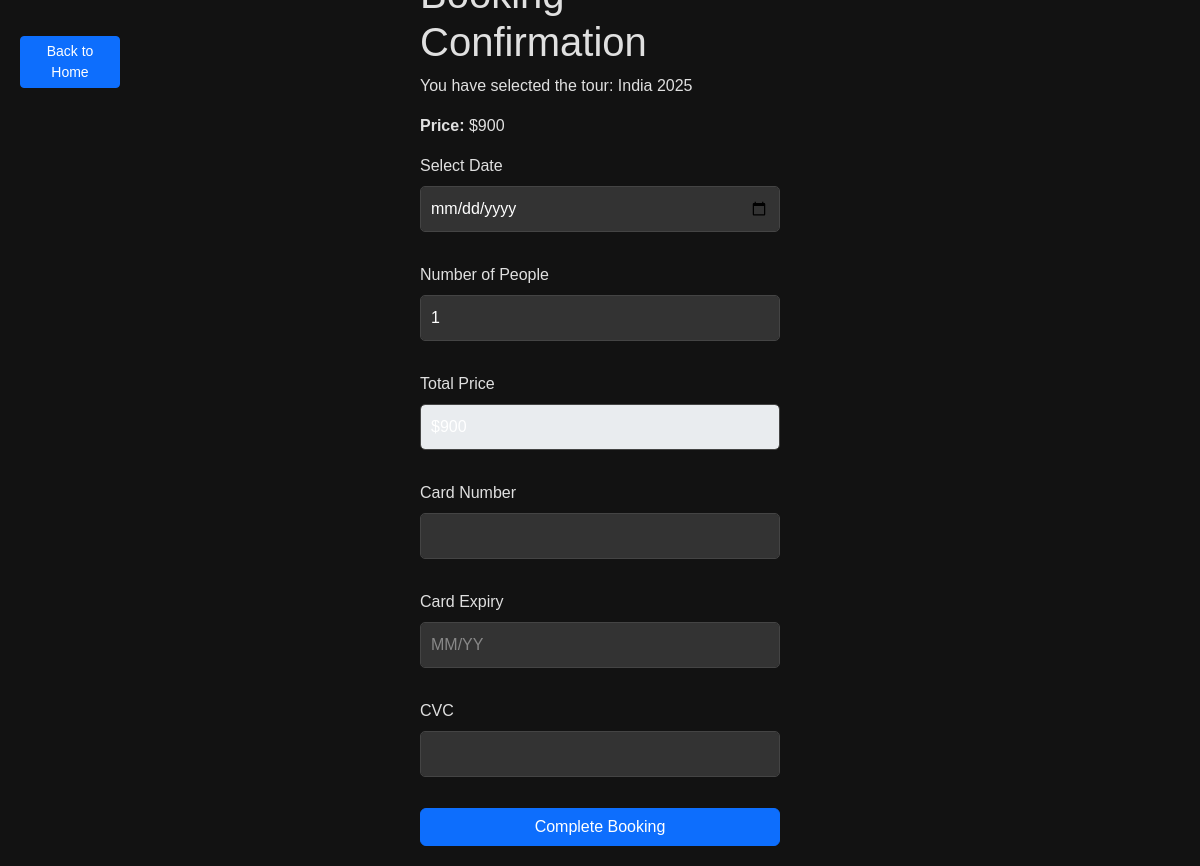
/book-tour/1, run on the app's committed database.
### db.py (models this page shows)
class Tour(Base):
    __tablename__ = "tours"
    id = Column(Integer, primary_key=True, index=True)
    text = Column(String)
    price = Column(Integer)
    image = Column(String)
    bookings = relationship("Booking", back_populates="tour")

### views.py (the view)
@app.get('/book-tour/{tour_id}', response_class=HTMLResponse)
async def book_tour(request: Request, tour_id: int, db: Session = Depends(get_db)):
    tour = db.query(Tour).filter(Tour.id == tour_id).first()
    if not tour:
        return templates.TemplateResponse(
            "error.html",  # Создайте error.html, если у вас его нет
            {"request": request, "message": "Tour not found!"}
        )
    return templates.TemplateResponse(
        "bookTour.html",  # Рендерим страницу бронирования с деталями тура
        {"request": request, "tour": tour}
    )

### templates/bookTour.html (shortened to what this page needs)
{% extends 'base.html' %}
{% block content %}
<div class="wrapper">
    <div class="main-content">
        <h1>Booking Confirmation</h1>
        <p>You have selected the tour: {{ tour.text }}</p>
        <p><strong>Price:</strong> ${{ tour.price }}</p>
        <form action="/book-tour/{{ tour.id }}" method="post" id="paymentForm">
            <div class="mb-3">
                <label for="tourDate" class="form-label">Select Date</label>
                <input type="date" id="tourDate" name="tour_date" class="form-control" required>
            </div>
            <div class="mb-3">
                <label for="peopleCount" class="form-label">Number of People</label>
                <input type="number" id="peopleCount" name="people_count" class="form-control" value="1" min="1" required>
            </div>
            <div class="mb-3">
                <label for="totalPrice" class="form-label">Total Price</label>
                <input type="text" id="totalPrice" class="form-control" value="${{ tour.price }}" disabled>
            </div>
            <div class="mb-3">
                <label for="cardNumber" class="form-label">Card Number</label>
                <input type="text" id="cardNumber" name="card_number" class="form-control" required>
            </div>
            <div class="mb-3">
                <label for="cardExpiry" class="form-label">Card Expiry</label>
                <input type="text" id="cardExpiry" name="card_expiry" class="form-control" placeholder="MM/YY" required>
            </div>
            <div class="mb-3">
                <label for="cardCVC" class="form-label">CVC</label>
                <input type="text" id="cardCVC" name="card_cvc" class="form-control" required>
            </div>
            <button type="submit" class="btn btn-primary">Complete Booking</button>
        </form>
    </div>
</div>
{% endblock %}

### static/css/style.css (style rules this page uses)
* { margin: 0; padding: 0; box-sizing: border-box; }
body { background-color: #121212; color: #e0e0e0; font-family: 'Arial', sans-serif; display: flex; min-height: 100vh; }
form { display: flex; flex-direction: column; }
form .form-label { font-size: 1rem; color: #e0e0e0; }
form .form-control { background-color: #333; color: #fff; border: 1px solid #444; border-radius: 5px; padding: 10px; margin-bottom: 15px; font-size: 1rem; }
form .form-control::placeholder { color: #888; }
body { background-color: #121212; display: flex; justify-content: center; align-items: center; height: 100vh; }

### data on the page
Tour: text "India 2025", price "900", price "$900"
